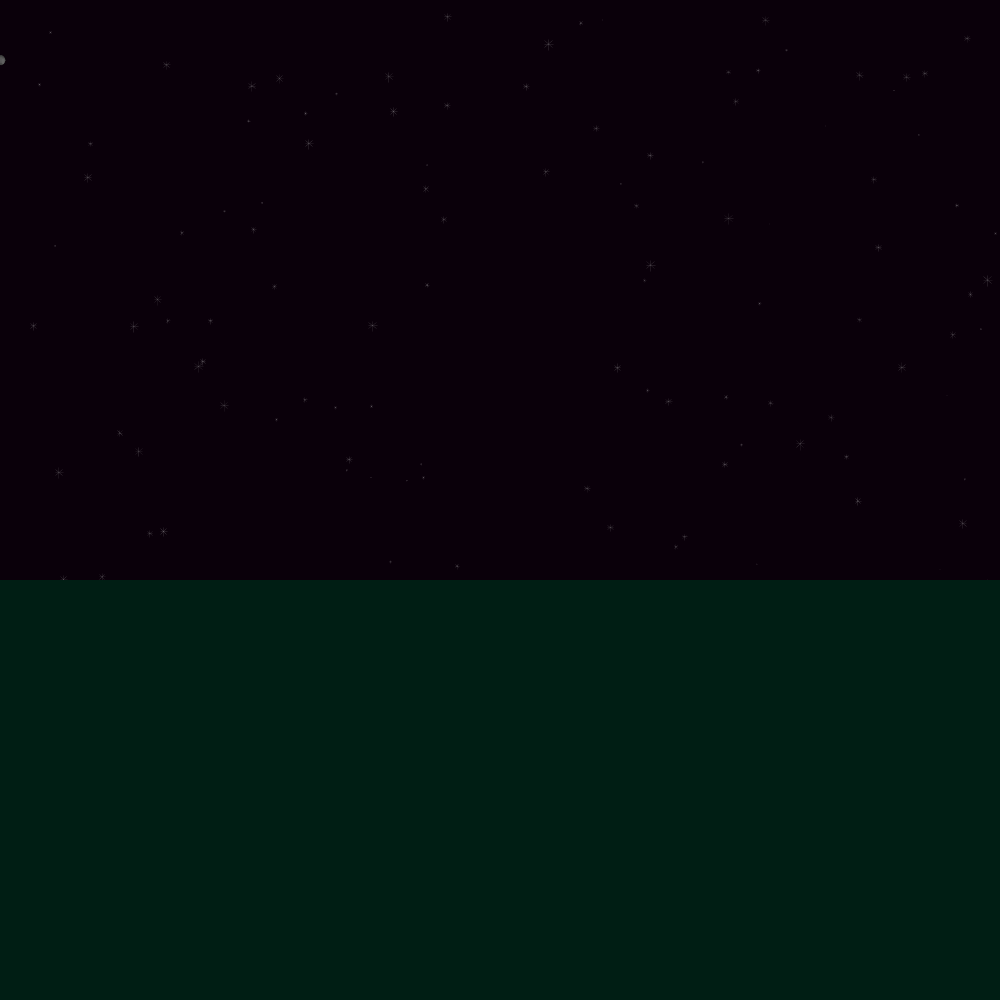
Frame 1 (no input)
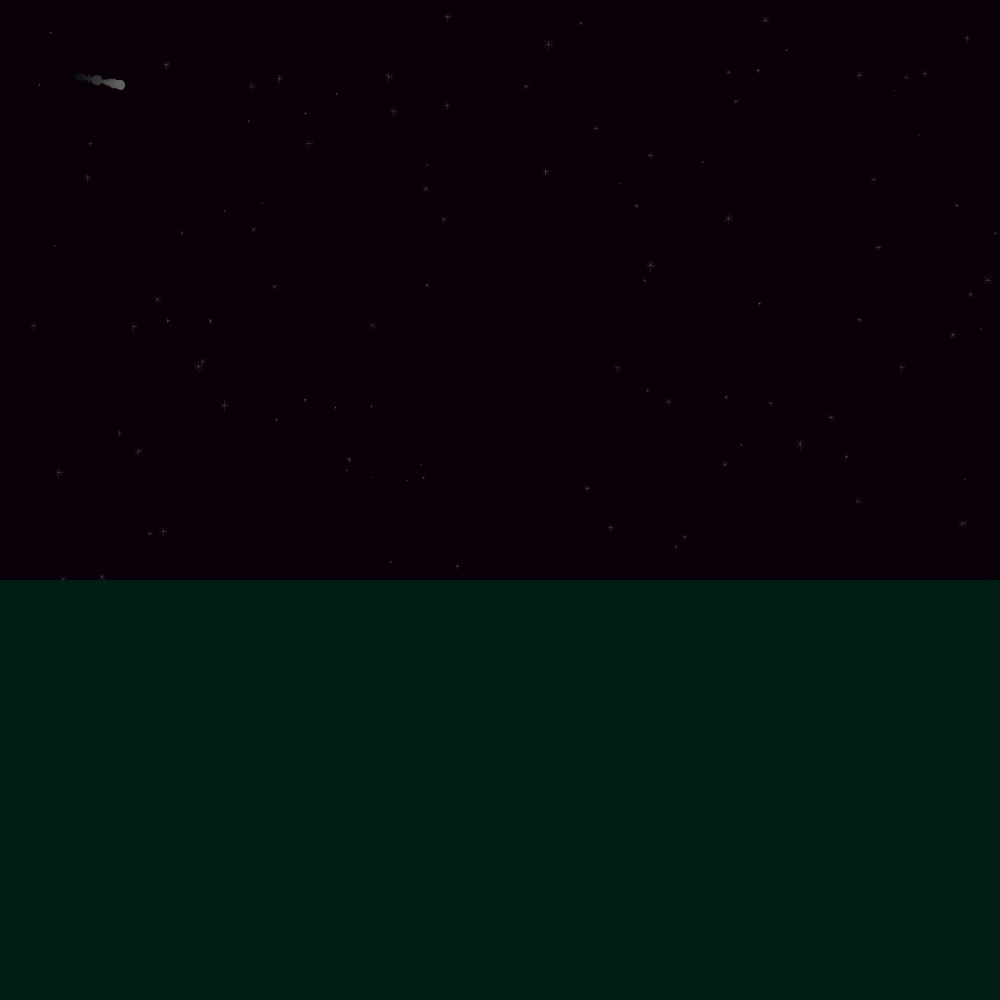
Frame 60 (the mouse pressed at the canvas centre just before this capture)
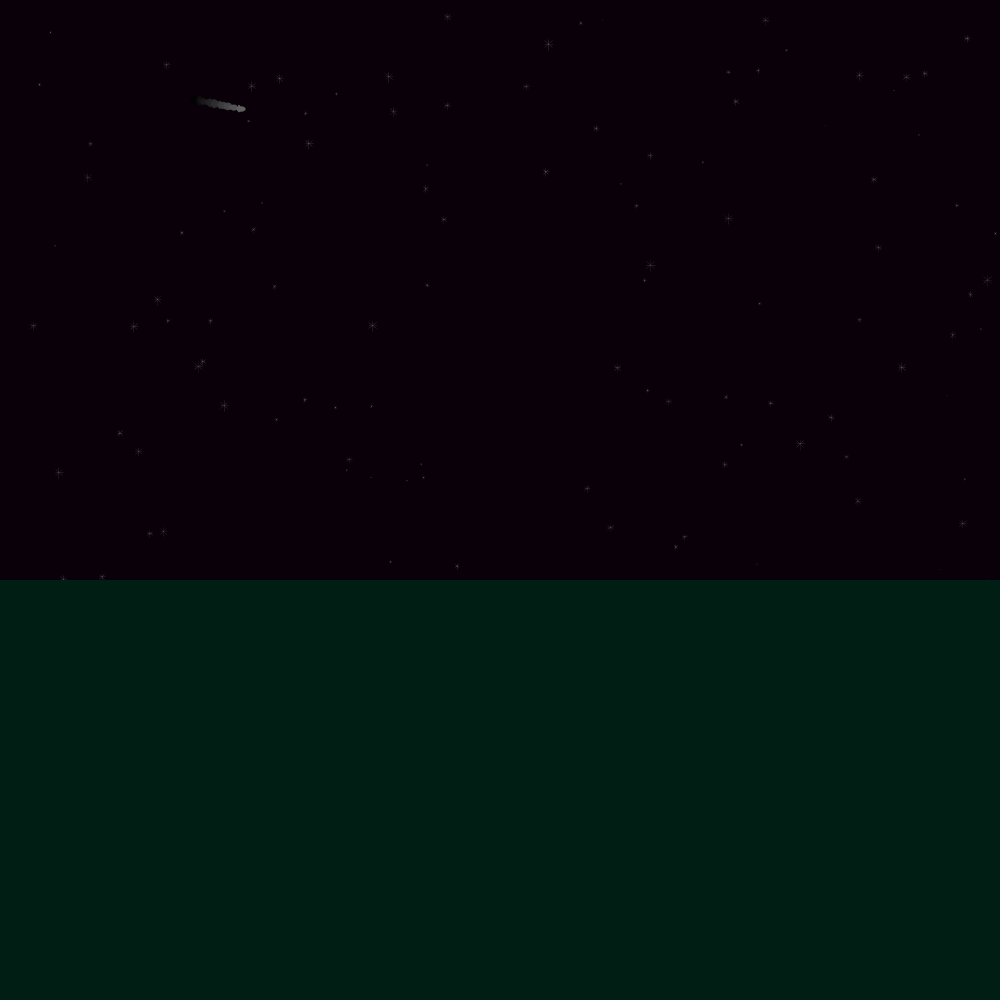
Frame 120 (the mouse held since frame 60 and released just before this capture)

The Processing sketch that drew these frames (run headless with seeded random() and noise(); from frame 60 on, the mouse is pressed at the canvas centre):

// Processing sketch: Starry_Night_SKy_ShootingStar
// ── Starry_Night_SKy_ShootingStar.pde
//http://www.openprocessing.org/sketch/49075
Star wholeStar[] = new Star[200];
int x = 0;
float y = 0;
float [] x1 = new float [50];
float [] y1 = new float [50];
void setup() {
    size(1000, 1000);
    for (int i = 0; i<50; i++) {
    x1[i] = 0;
    y1[i] = 0;
    
    }
    for (int i=0;i < wholeStar.length;i++){
         wholeStar[i] = new Star();
         wholeStar[i].x = random(width);
         wholeStar[i].y = random(height);
         wholeStar[i].size = random(0.1);
         wholeStar[i].col = color (0,100,random(200));
    }  
   }

 
void draw() {
     background(10,0,10);
     for (int i=0; i< wholeStar.length;i++) {
         wholeStar[i].update();
     }
       //ground
       fill(0,30,20);
       noStroke();
       rect(0,580,width,800);
      
        x = x + 1;
        y = y + .2;
        translate(x,50);
        translate(0,y);
        for (int i=0; i<49; i++) {
        x1[i] = x1 [i+1];
        y1[i] = y1 [i+1];
        fill(i*2);
        ellipse(x1[i]+0, y1[i]+10,random(10),random(10));
        x1[49] = x + 1;
        y1[49] = y + 1;
     }
    } 

class Star{
       float size;
       float x;  
       float y;
       float col; 
    
      Star() {
    
    }
  
  
 void update (){
        pushMatrix();
        translate(x,y);
        scale(size,size);
        stroke(col);
     beginShape(LINES);
        stroke(255,random(100,200));
        vertex(40, 5);
        vertex(40,120);
        stroke(255, random(100,200));
        vertex(0,55);
        vertex(90, 55);
        stroke(255,random(100,200));
        vertex(0, 20);
        vertex(80, 90);
        stroke(255, random(100,200));
        vertex(80,20);
        vertex(0, 90); 
    endShape();
        popMatrix();
   }
  }
